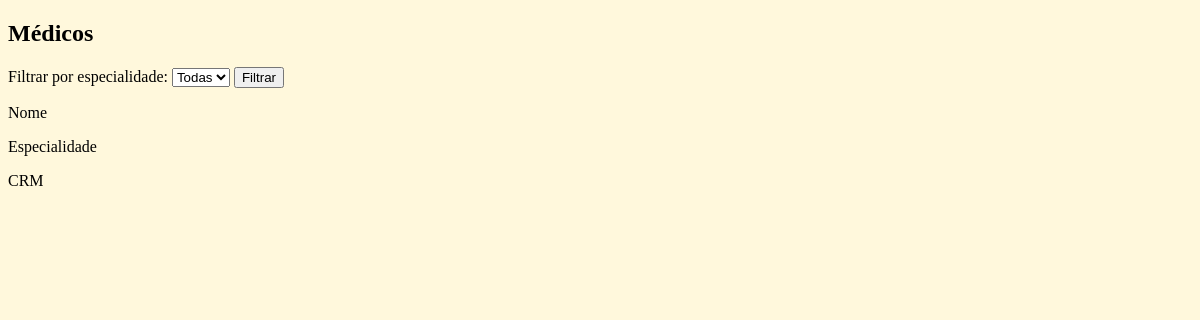
The page /medicos/ on the database as committed earlier.
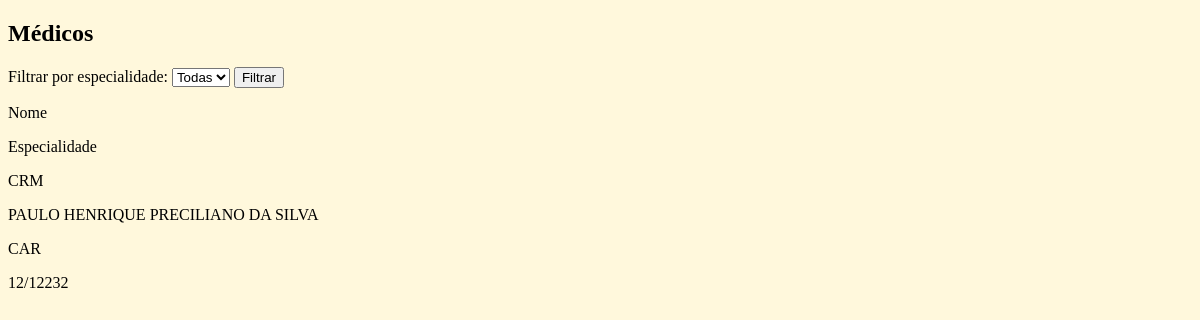
The same page on the database as committed later.
### clinica/models.py (models this page shows, shortened)
class Medico(models.Model):
    nome = models.CharField(max_length=50,  validators=[MinLengthValidator(5)])
    especialidade = models.CharField(choices=choices, max_length=50)
    crm = models.CharField(unique=True, max_length=8, validators=[MinLengthValidator(8)])
    email = models.EmailField(null=True, blank=True)

### clinica/views.py (the view)
# urls.py: path('medicos/', views.listar_medicos, name='listar_medicos'),
def listar_medicos(request):
    especialidade = request.GET.get('especialidade')
    if especialidade:
        medicos = Medico.objects.filter(especialidade=especialidade)
    else:
        medicos = Medico.objects.all()
    return render(request, 'clinica/listar_medicos.html', {'medicos': medicos})

### clinica/templates/clinica/listar_medicos.html (shortened to what this page needs)
{% extends 'base.html' %}
{% block content %}
<h2>Médicos</h2>
<form method="get">
    <label>Filtrar por especialidade:</label>
    <select name="especialidade">
        <option value="">Todas</option>
    </select>
    <button type="submit">Filtrar</button>
</form>
<div>
    <div>
        <p><p>Nome</p><p>Especialidade</p><p>CRM</p></p>
    </div>
    <div>
        {% for medico in medicos %}
        <div>
            <p>{{ medico.nome }}</p>
            <p>{{ medico.especialidade }}</p>
            <p>{{ medico.crm }}</p>
        </div>
        {% endfor %}
    </div>
</div>
{% endblock %}

### clinica/templates/base.html (shortened to what this page needs)
<!DOCTYPE html>
<html>
<head>
</head>
<body>
{% block content %}
{% endblock %}
</body>
</html>

### clinica/templates/base.html (style rules this page uses)
body { background-color: cornsilk; }

Rows that differ between the two databases and show on the page:
added Medico: nome "PAULO HENRIQUE PRECILIANO DA SILVA", especialidade "CAR", crm "12/12232"
